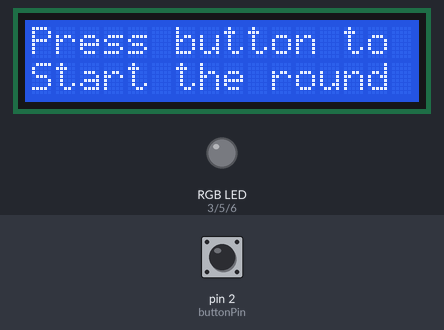
Recording of a sketch running on a simulated Arduino Uno, built with avr-gcc and run on an emulated ATmega328P. On the bench: 16×2 character LCD, an RGB LED mixed from three pins (HIGH = lit). Inputs (shaded band) come from the test bench; at power-on: pin 2 (buttonPin) HIGH. Random numbers use the default seed unless the sketch sets one.

Above: at 3.2 s.
3.3 s: pin 2 (buttonPin) pulled LOW for 0.15 s
At 4.1 s:
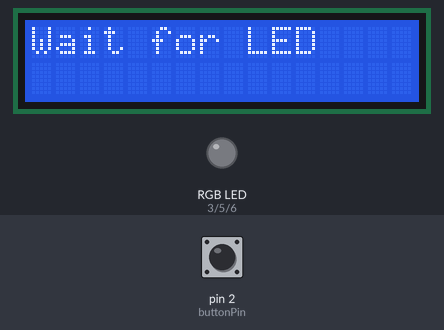
7.9 s: pin 2 (buttonPin) driven HIGH
9.4 s: pin 2 (buttonPin) driven LOW
At 10.5 s:
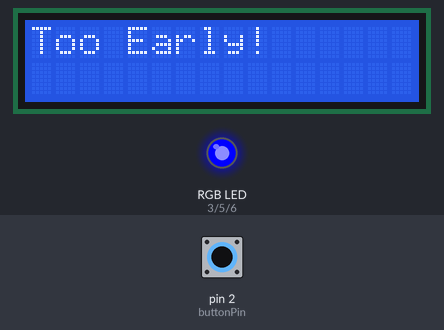
Timing chart, 0 to 13.9 s (numbered marks = the images above; inputs shaded):
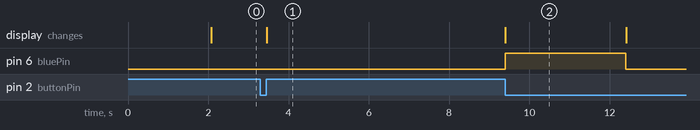

The sketch:

reactiontimegamecode.ino
```cpp
#include <LiquidCrystal.h>
// LCD pins
LiquidCrystal lcd(7,8,9,10,11,12);

// Button Pin
const int buttonPin = 2;

// RGB LED Pins
const int redPin = 3;
const int greenPin = 5;
const int bluePin = 6;

// Timing Variables
unsigned long startTime;
unsigned long reactionTime;
bool waitingForPress = false;


void setup() {
  //Defining the button pin
  pinMode(buttonPin, INPUT_PULLUP);

  // Defining everything for the LED
  pinMode(redPin, OUTPUT);
  pinMode(greenPin, OUTPUT);
  pinMode(bluePin, OUTPUT);

  //initialize the lcd (16 columns and 2 rows)
  lcd.begin(16,2);

  // Displaying an intro
  lcd.clear();
  lcd.print("Get Ready");
  delay(2000);
}

void loop() {
  lcd.clear();
  lcd.print("Press button to");
  lcd.setCursor(0,1);
  lcd.print("Start the round");

  waitForButtonPressAndRelease();

  // Display instructoins
  lcd.clear();
  lcd.print("Wait for LED");
  delay(1000);

  //making sure our led is off
  setLEDColor(0, 0, 0);

  //waiting and then turning on our LED
  unsigned long randomDelayTime = random(2000, 5001);
  delay(randomDelayTime);

unsigned long waitStart = millis();
bool userWaited = true;
//anti marques cheating
while (millis() - waitStart < randomDelayTime) {
  if (digitalRead(buttonPin) == LOW) {
     userWaited = false;
     break;
  }
}
if (!userWaited) {
  setLEDColor(0,0,255);
  lcd.clear();
  lcd.print("Too Early!");
  delay(3000);
  setLEDColor(0,0,0);
  return;
}


  setLEDColor(0,255,0);

  //recording time
  startTime = millis();
  waitingForPress = true;

  while(waitingForPress){
    if (digitalRead(buttonPin) == LOW) {
      reactionTime = millis() - startTime;
      waitingForPress = false;
    }
  }

//Turn off LED
setLEDColor(0, 0, 0);

// show reaction time
lcd.clear();
lcd.print("Reaction Time:");
lcd.setCursor(0,1);
lcd.print(reactionTime);
lcd.print(" ms");

// Pause so user can see result
delay(5000);
}

void setLEDColor(byte r, byte g, byte b) {
    analogWrite(redPin, r);
    analogWrite(greenPin, g);
    analogWrite(bluePin, b);
}

// Wait for a butotn press and release

void waitForButtonPressAndRelease() {
  while (digitalRead(buttonPin) == HIGH) {
  }
  while (digitalRead(buttonPin) == LOW) {
  }
}
```

Measured:
- after the input at 3.3 s, the display: changes after 0.15 s (image 1)
- after the input at 7.9 s, every drawn part: stays the same
- after the input at 9.4 s, pin 6 (bluePin): LOW → HIGH at once, → LOW 3.0 s later; the display: changes at once (image 2)
